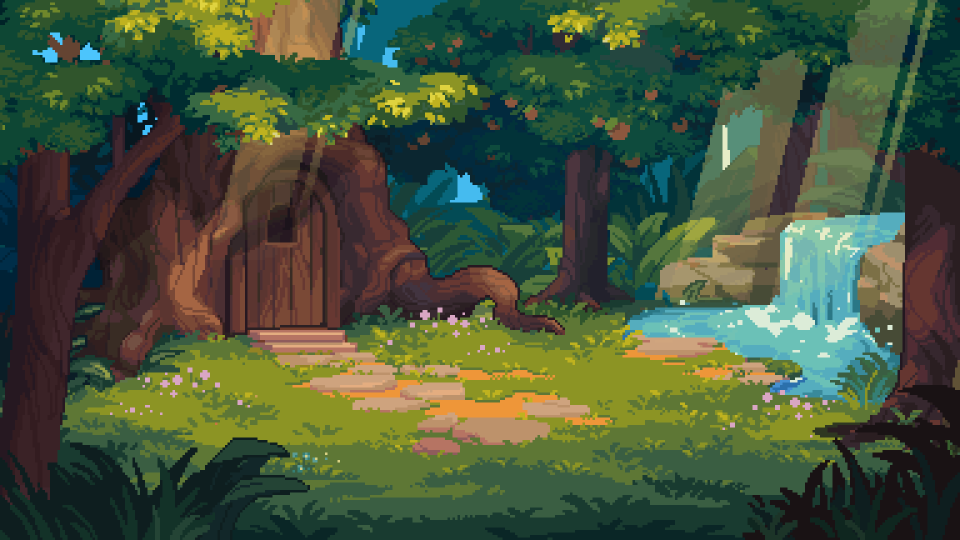
#> input picture kit/pause/assets/found_hd.gif, 1920 x 1080 px, found by its file name (shown at 1/2 size)
$ python r22.py
#> lines starting #> are read from the running program, lines starting #| are printed output that depends on the picture
### kit/fork_race2/hook.py
"""Standard Code Name hook band (Bennett: the hook makes or breaks the video).
usage:
    import sys; sys.path.insert(0, '<scratchpad>/pixellab/safezone'); from hook import hook_layer
    HOOK, HOOK_BOTTOM = hook_layer(['WHICH JAR IS', "CYRUS'S?"], accent=1, color=(255,214,60))
    frame.alpha_composite(HOOK)      # draw LAST (on top of everything) every frame
    # put content below HOOK_BOTTOM (typically ~450-470) and above y=1500
lines: 1-2 short lines of the original hook. accent: index of the line drawn in `color` (others white), or None.
sub: optional small secondary line (>=34px), drawn under the main lines.
"""
from PIL import Image, ImageDraw, ImageFont
import os
FONT = os.path.join(os.path.dirname(__file__), '../../npmfont/ps/package/files/PressStart2P.ttf')
W, H = 1080, 1920
X0, X1, Y0 = 70, 1025, 262
def _fit(lines, maxw, hi=80, lo=48):
    for s in range(hi, lo - 1, -2):
        f = ImageFont.truetype(FONT, s); d = ImageDraw.Draw(Image.new('L', (1, 1)))
        if all(d.textlength(l, font=f) + 2 * 9 <= maxw for l in lines): return f, s
    return ImageFont.truetype(FONT, lo), lo
# [20 lines left out: function hook_layer, not called in this run]
# [4 lines that do not run on import are left out]

### kit/fork_rc1/hook2.py
"""hook_layer with the comment prompt as a real second line of the band, at least 44px (RECUT_BRIEF rule).
Same look as safezone/hook.py; sub line is 44-52px, white, thinner stroke, separated by a thin divider."""
import sys, os
sys.path.insert(0, '/tmp/claude-0/-home-claude/3d9a853e-960c-501e-b487-63abffb4f487/scratchpad/pixellab/safezone')
from hook import _fit, FONT, W, H, X0, X1, Y0
from PIL import Image, ImageDraw, ImageFont
def hook_layer2(lines, accent=None, color=(255, 214, 60), sub=None, sub_color=(240, 240, 240), border=None, sub_max=52):
    lines = [l.upper() for l in lines][:2]
    f, s = _fit(lines, X1 - X0 - 40)
    gap = int(s * 0.38); pad = 26
    h = len(lines) * s + (len(lines) - 1) * gap + 2 * pad
    if sub:
        fs, ss = _fit([sub], X1 - X0 - 40, sub_max, 44)
        d0 = ImageDraw.Draw(Image.new('L', (1, 1)))
        assert d0.textlength(sub, font=fs) + 12 <= X1 - X0 - 30, ('sub too long for 44px', sub)
        h += ss + 34
    L = Image.new('RGBA', (W, H), (0, 0, 0, 0)); d = ImageDraw.Draw(L)
    d.rounded_rectangle([X0, Y0, X1, Y0 + h], 22, fill=(14, 10, 24, 232), outline=border or color, width=6)
    y = Y0 + pad
    for i, l in enumerate(lines):
        c = color if accent == i else (255, 255, 255)
        w = d.textlength(l, font=f)
        d.text(((X0 + X1) / 2 - w / 2, y), l, font=f, fill=c, stroke_width=9, stroke_fill=(10, 6, 18))
        y += s + gap
    if sub:
        y = y - gap + 14
        d.line([(X0 + 60, y), (X1 - 60, y)], fill=(color if border is None else border)[:3] + (120,), width=3)
        y += 18
        w = d.textlength(sub, font=fs)
        d.text(((X0 + X1) / 2 - w / 2, y), sub, font=fs, fill=sub_color, stroke_width=6, stroke_fill=(10, 6, 18))
    return L, Y0 + h
# [3 lines that do not run on import are left out]

### kit/fork1/common.py
import os, glob, math, json, subprocess, random
from PIL import Image, ImageDraw, ImageFont, ImageEnhance, ImageFilter
SP = '/tmp/claude-0/-home-claude/3d9a853e-960c-501e-b487-63abffb4f487/scratchpad/'
FONT = SP + 'npmfont/ps/package/files/PressStart2P.ttf'; A = SP + 'pause/assets/'; PL = SP + 'pixellab/'
W, H, FPS = 1080, 1920, 30
_fc = {}
def F(s):
    if s not in _fc: _fc[s] = ImageFont.truetype(FONT, s)
    return _fc[s]
def crop(im): return im.crop(im.getbbox())
def up(im, k): return im.resize((max(1, int(im.width * k)), max(1, int(im.height * k))), Image.NEAREST)
def layer(img, fn):
    L = Image.new('RGBA', img.size, (0, 0, 0, 0)); fn(ImageDraw.Draw(L)); img.alpha_composite(L)
def ctext(d, x, y, t, f, fill=(255, 255, 255), sw=6, a=255, sc=(20, 15, 35)):
    w = d.textlength(t, font=f); d.text((x - w / 2, y), t, font=f, fill=tuple(fill[:3]) + (a,), stroke_width=sw, stroke_fill=tuple(sc[:3]) + (a,))
# [18 lines left out: functions text_layer, gif_frames, not called in this run]
IDLE_FILE = {'joy': 'idle_0.gif', 'cyrus': 'idle_1.gif', 'ray': 'idle_2.gif', 'cleo': 'idle_3.gif', 'hollow': 'idle_9.gif'}
# [4 lines left out: function idle, not called in this run]
VIC = {'joy': 'vic_Victory_Pose.gif', 'cyrus': 'vic_VictoryPose_1_2f3491a2-9eb4-4ed3-a96d-f50d84bb993a.gif', 'cleo': 'vic_victoryPose.gif', 'ray': 'vic_victoryPose_1.gif', 'hollow': 'hollow-victory.gif'}
def vic(g, h): return gif_frames(A + VIC[g], h=h)
def seq(d, k=2, lo=1, hi=None):
    fs = sorted(glob.glob(d + '/*.png'))[lo:hi]
    return [up(Image.open(p).convert('RGBA'), k) for p in fs]
GUMK = ['mush', 'acv', 'mel', 'cre', 'gold']
def gummy(kind, k=2): return up(Image.open(PL + f'gummies/pick_{kind}.png').convert('RGBA'), k)
# [10 lines left out: function bg_frames, not called in this run]
class Writer:
    def __init__(self, path):
        self.p = subprocess.Popen(['ffmpeg', '-y', '-loglevel', 'error', '-f', 'rawvideo', '-pix_fmt', 'rgb24', '-s', f'{W}x{H}', '-r', str(FPS), '-i', '-',
                                   '-c:v', 'libx264', '-preset', 'veryfast', '-crf', '18', '-pix_fmt', 'yuv420p', path], stdin=subprocess.PIPE)
    def write(self, img): self.p.stdin.write(img.convert('RGB').tobytes())
    def close(self): self.p.stdin.close(); self.p.wait()
# [9 lines left out: functions mix, ship, not called in this run]
def sheet(mp4, out, n=8, cols=8):
    d = float(subprocess.run(['ffprobe', '-v', 'error', '-show_entries', 'format=duration', '-of', 'csv=p=0', mp4], capture_output=True, text=True).stdout)
    subprocess.run(['ffmpeg', '-y', '-loglevel', 'error', '-i', mp4, '-vf', f'fps={n}/{d},scale=270:480,tile={cols}x{max(1, n // cols)}', '-frames:v', '1', out])

### kit/fork_rc13/v22/r22.py
import sys, math, json, random, os
SP0 = '/tmp/claude-0/-home-claude/3d9a853e-960c-501e-b487-63abffb4f487/scratchpad/'
sys.path.insert(0, SP0 + 'fork1'); from common import *
sys.path.insert(0, SP0 + 'fork_rc2'); from rc2 import hook_layer2 as hook_layer
import numpy as np
from PIL import ImageFilter
# #22 Choose your path A, B or C: content pass (Bennett: "overcooked. Static path, camera scrolls up so you see the journey like the
# original video, just more detailed"). The three vines are now fixed in place and several screens tall; the camera starts on the
# A/B/C start in Liza's forest clearing and scrolls up the whole journey into the night sky, ending on the three prizes.
os.chdir(os.path.dirname(os.path.abspath(__file__)))
SEED = int(sys.argv[1]) if len(sys.argv) > 1 else 1
MODE = sys.argv[2] if len(sys.argv) > 2 else 'render'
HOOK, HB = hook_layer(['CHOOSE YOUR PATH'], accent=0, sub='COMMENT A, B OR C')
#> the loop in hook_layer2, `for i, l in enumerate(lines):` made 1 pass
#> w on pass 1: 816.5
#> after the loop in hook_layer2, `for i, l in enumerate(lines):`: y = 398
#> in hook_layer2, `y = y - gap + 14`: y = 382
#> in hook_layer2, `y += 18`: y = 400
#> in hook_layer2, `w = d.textlength(sub, font=fs)`: w = 537.8
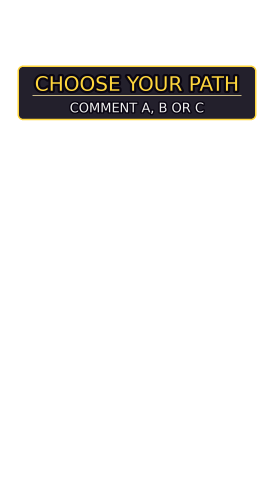
#> HOOK: PIL image 1080x1920 RGBA (shown at 1/4 size); mean R, G, B, A 5.5, 4.5, 3.4, 24.2; transparent parts drawn white
#> HB = 480
HOOK2, HB2 = hook_layer(['WHAT DID YOU GET?'], accent=0, sub='COMMENT YOUR LETTER')
#> the loop in hook_layer2 (call 2), `for i, l in enumerate(lines):` made 1 pass
#> (l, c, w, y) on pass 1: ('WHAT DID YOU GET?', (255, 214, 60), 829.7, 398)
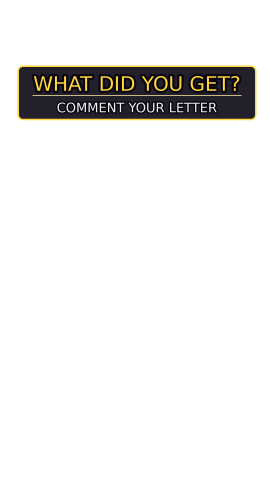
#> HOOK2: PIL image 1080x1920 RGBA (shown at 1/4 size); mean R, G, B, A 5.6, 4.6, 3.5, 24.2; transparent parts drawn white
#> HB2 = 480
# ---------------- world geometry (world y grows downward; camera 0 = final view)
HB = max(HB, HB2)
PCY = HB + 18 + 124                     # prize frame centres (final view, under the hook)
#> PCY = 622
TOPY = PCY + 124 + 64                   # vine tops
#> TOPY = 810
SPAN = int(os.environ.get('SPAN', '2300'))
BOTY = TOPY + SPAN                      # A/B/C nodes
#> BOTY = 3110
NODE_SCREEN0 = 1130                     # nodes' screen y in the opening view
CAM0 = BOTY - NODE_SCREEN0
#> CAM0 = 1980
WH = CAM0 + H
#> WH = 3900
SX = [230, 490, 750]; PRX = [200, 490, 780]
PERM = [1, 2, 0]                        # A->prize1 (chest), B->prize2 (gold gummy), C->prize0 (mushroom jar); never revealed
COL = [((255, 205, 60), (150, 100, 10)), ((180, 110, 255), (80, 40, 140)), ((70, 225, 200), (20, 110, 100))]
XL, XR = 112, 868                       # vines stay inside the safe zone (incl. the lower-right button notch)
NLOOP = int(os.environ.get('NLOOP', '0'))
# ---------------- static paths
def make_paths(seed):
    rng = random.Random(seed); P = []
    n = 2400
    for i in range(3):
        x0, x1 = SX[i], PRX[PERM[i]]
        terms = [(rng.uniform(120, 175), rng.uniform(1.4, 2.2), rng.uniform(0, 6.28)), (rng.uniform(25, 45), rng.uniform(3.0, 4.2), rng.uniform(0, 6.28))]   # gentler, fewer crossings (review: easy to trace)
        def xpre(s):
            env = min(1, s / 0.06, (1 - s) / 0.06) ** 1.5
            return x0 + (x1 - x0) * (3 * s * s - 2 * s ** 3) + sum(a * math.sin(2 * math.pi * fq * s + ph) for a, fq, ph in terms) * env
        cands = [0.14 + 0.02 * k for k in range(36)]
        cands = [c for c in cands if abs(xpre(c + 130 / SPAN) - 490) < 150]
        loops = []
        for c in rng.sample(cands, len(cands)):
            if len(loops) >= NLOOP: break
            if all(abs(c - l) > 0.22 for l in loops): loops.append(c)
        loops.sort()
        c = (XL + XR) / 2; hw = (XR - XL) / 2
        T_ = lambda x: c + hw * math.tanh((x - c) / hw)
        def xc(s):     # soft clamp, with the ends pinned exactly on the A/B/C node and the prize dot
            sm = s * s * (3 - 2 * s); return T_(xpre(s)) + (x0 - T_(x0)) * (1 - sm) + (x1 - T_(x1)) * sm
        bx = np.array([xc(k / n) for k in range(n + 1)]); by = np.array([BOTY - SPAN * k / n for k in range(n + 1)])
        ox = np.zeros(n + 1); oy = np.zeros(n + 1)
        for sL in loops:
            # a real loop in the path's own frame (tangent/normal at the loop), so it never shears into a kink
            k0, k1 = int(sL * n), int((sL + 300 / SPAN) * n); km = (k0 + k1) // 2
            tx, ty = bx[km + 3] - bx[km - 3], by[km + 3] - by[km - 3]; L = math.hypot(tx, ty); tx, ty = tx / L, ty / L
            nx, ny = -ty, tx
            if nx * (c - bx[km]) < 0: nx, ny = -nx, -ny
            b = 80
            for k in range(k0, k1 + 1):
                u = (k - k0) / (k1 - k0); th = 2 * math.pi * (u * u * (3 - 2 * u))     # eased phase: no cusp where the loop starts/ends
                ox[k] += tx * (-b * math.sin(th)) + nx * b * (1 - math.cos(th))
                oy[k] += ty * (-b * math.sin(th)) + ny * b * (1 - math.cos(th))
        pts = [(float(min(XR + 6, max(XL - 6, bx[k] + ox[k]))), float(by[k] + oy[k])) for k in range(n + 1)]
        P.append((pts, loops))
    return P
def score(P):
    # sample x by y on the loop-free parts; crossings per pair and near-parallel overlap
    ys = np.arange(TOPY + 60, BOTY - 60, 4)
    X = []
    for pts, _ in P:
        a = np.array(pts); order = np.argsort(a[:, 1]); X.append(np.interp(ys, a[order, 1], a[order, 0]))
    cross = []; bad = 0
    for i in range(3):
        for j in range(i + 1, 3):
            dx = X[i] - X[j]; cross.append(int(np.sum(np.sign(dx[1:]) != np.sign(dx[:-1]))))
            close = np.abs(dx) < 46; run = 0
            for c in close:
                run = run + 1 if c else 0
                if run * 4 > 70: bad += 1
    return cross, bad
if MODE == 'search':
    for sd in range(1, 80):
        P = make_paths(sd); c, b = score(P); print(sd, c, b)
    sys.exit()
PATHS = make_paths(SEED); print('seed', SEED, 'crossings/overlap', score(PATHS))
#> after the loop in make_paths, `for i in range(3):`: P = 3 items
#> after `PATHS = make_paths(SEED)`: PATHS = 3 items
# ---------------- camera
T_ARR = float(os.environ.get('TARR', '7.0')); T_SWAP = T_ARR + 0.8; DUR = T_SWAP + 1.3
def vprof(t):
    if t >= T_ARR: return 0.0
    a = 0.22 + 0.78 * min(1, t / 1.3)                      # already moving on frame 0
    d = min(1, (T_ARR - t) / 1.7); d = d * d * (3 - 2 * d)
    return a * d
_ts = np.arange(0, T_ARR + 1e-9, 1 / (FPS * 8)); _v = np.array([vprof(t) for t in _ts]); _cum = np.concatenate([[0], np.cumsum((_v[1:] + _v[:-1]) / 2) / (FPS * 8)])
_cum /= _cum[-1]
def cam(t): return CAM0 * (1 - np.interp(min(t, T_ARR), _ts, _cum))
print('scroll px', CAM0, 'cruise px/s', round(CAM0 / np.trapezoid(_v, _ts), 1))
#| scroll px 1980 cruise px/s 350.9
# ---------------- world art (pre-rendered once)
rng = random.Random(5)
SKY = Image.new('RGBA', (W, WH), (0, 0, 0, 255)); sk = np.zeros((WH, W, 4), np.uint8)
yv = np.linspace(0, 1, WH)[:, None]
top, mid, bot = np.array([14, 10, 34]), np.array([34, 20, 62]), np.array([16, 36, 44])
c = np.where(yv < 0.55, top + (mid - top) * (yv / 0.55), mid + (bot - mid) * ((yv - 0.55) / 0.45))
q = (np.floor(c / 4) * 4).astype(np.uint8)                  # banded, pixel-art style gradient
sk[..., :3] = q[:, None, :].repeat(W, 1) if q.ndim == 2 else q; sk[..., 3] = 255
#> after `sk[..., 3] = 255`:
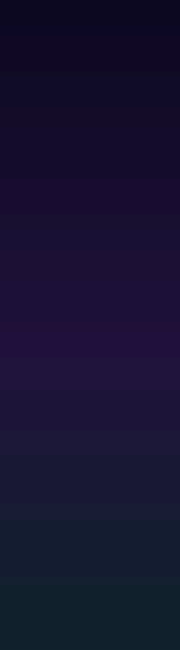
#> sk: shape (3900, 1080, 4) (shown at 1/6 size); mean of channels 0, 1, 2, 3 22.5, 18.7, 48.3, 255; drawn as R, G, B
SKY = Image.fromarray(sk, 'RGBA')
sd = ImageDraw.Draw(SKY)
STARS = []
for _ in range(260):
    x, y = rng.uniform(0, W), rng.uniform(0, WH - 1500); s = rng.choice([3, 3, 3, 6]); STARS.append((x, y, s, rng.uniform(0, 6.28)))
    sd.rectangle([x, y, x + s, y + s], fill=(200, 200, 235, 255) if s == 3 else (255, 245, 210, 255))
#> this loop made 260 passes
#> (x, y) on passes 1 to 3: (672.7, 1780.3), (838, 597.7), (122.3, 1125.8)
#> after the loop, STARS = 260 items, first 6: (672.7, 1780.3, 3, 5.28), (838, 597.7, 3, 5.66), (122.3, 1125.8, 3, 2.39), (110.1, 598.4, 3, 2.56), (196.6, 2081.9, 6, 1), (860.9, 333, 6, 0.796)
# pixel moon (behind the vines, upper right of the final view)
MX, MY, MR = 880, PCY + 520, 74
#> MX = 880; MY = 1142; MR = 74
for r_, col in ((MR + 30, (60, 50, 90, 255)), (MR + 14, (110, 100, 150, 255)), (MR, (245, 236, 200, 255))):
    sd.ellipse([MX - r_, MY - r_, MX + r_, MY + r_], fill=col)
#> this loop made 3 passes
#> (r_, col) on passes 1 to 3: (104, (60, 50, 90, 255)), (88, (110, 100, 150, 255)), (74, (245, 236, 200, 255))
for dx, dy, r_ in ((-22, -12, 14), (18, 20, 10), (26, -26, 7)): sd.ellipse([MX + dx - r_, MY + dy - r_, MX + dx + r_, MY + dy + r_], fill=(220, 208, 170, 255))
# soft pixel clouds
def cloud(d, x, y, w, col):
    for k in range(5):
        cx = x + (k - 2) * w / 5; r_ = w / 5 * (1.0 if k in (1, 2, 3) else 0.7)
        d.ellipse([cx - r_, y - r_ * 0.8, cx + r_, y + r_ * 0.6], fill=col)
    d.rectangle([x - w / 2, y, x + w / 2, y + w / 10], fill=col)
CLOUDS = [(rng.uniform(80, 1000), rng.uniform(PCY + 300, WH - 2300), rng.uniform(220, 380)) for _ in range(10)]
#> CLOUDS = [(152.8, 1210.3, 319.5), (678.6, 1040.5, 242.2), (531.9, 1387.9, 291.5), (607.4, 1540.4, 243.2), (326.4, 1256.8, 305.8), (908.2, 1298.5, 326), (466, 1453.7, 353.7), (350.1, 995.1, 261.5), (409, 1525.2, 262.3), (659, 1356.3, 373)]
cl = Image.new('RGBA', (W, WH), (0, 0, 0, 0)); cd = ImageDraw.Draw(cl)
for x, y, w in CLOUDS: cloud(cd, x, y, w, (70, 60, 110, 120)); cloud(cd, x - 10, y - 8, w * 0.8, (96, 84, 140, 110))
#> this loop made 10 passes
SKY.alpha_composite(cl)
# forest clearing (Liza's found_hd, the clean version without the Hollow) at the bottom of the world
FW = 540; FX = 500
fg = Image.open(A + 'found_hd.gif'); FOREST = []
#> further down, fg is the input picture: PIL image 1920x1080 P; mean R, G, B 69.9, 85.3, 59.2
FMASK = Image.new('L', (W, 2160), 255); fm = ImageDraw.Draw(FMASK)
for y in range(0, 300): fm.line([(0, y), (W, y)], fill=int(255 * (y / 300) ** 1.4))
for i in range(0, fg.n_frames, 2):
    fg.seek(i); f = fg.convert('RGB').crop((FX, 0, FX + FW, 1080)).resize((W, 2160), Image.NEAREST)
    f = ImageEnhance.Brightness(f).enhance(0.62).convert('RGBA'); f.putalpha(FMASK); FOREST.append(f)
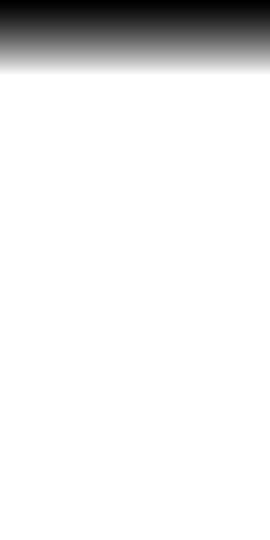
#> FMASK: PIL image 1080x2160 L (shown at 1/4 size); min 0, max 255, mean 234.2
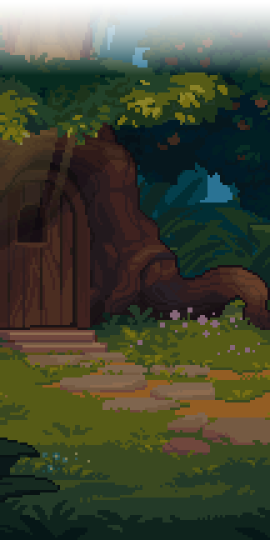
#> f: PIL image 1080x2160 RGBA (shown at 1/4 size); mean R, G, B, A 50.4, 56.3, 36.4, 234.2; transparent parts drawn white
#> fg: PIL image 1920x1080 RGB
#> after the loop, FOREST = 12 items
FY = WH - 2160
#> FY = 1740
# vines: glow + body + leaves + flowers, drawn at half res and doubled (chunky pixels)
VL = Image.new('RGBA', (W // 2, WH // 2), (0, 0, 0, 0)); vd = ImageDraw.Draw(VL)
GLOW = Image.new('RGBA', (W // 2, WH // 2), (0, 0, 0, 0)); gd = ImageDraw.Draw(GLOW)
for i, (pts, _) in enumerate(PATHS):
    hp = [(x / 2, y / 2) for x, y in pts]; c_, dk = COL[i]
    gd.line(hp, fill=c_ + (90,), width=34, joint='curve')
#> this loop made 3 passes
#> (c_, dk) on passes 1 to 3: ((255, 205, 60), (150, 100, 10)), ((180, 110, 255), (80, 40, 140)), ((70, 225, 200), (20, 110, 100))
GLOW = GLOW.filter(ImageFilter.GaussianBlur(7))
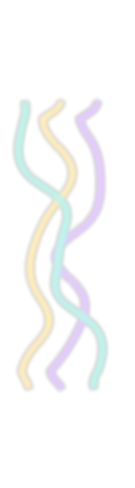
#> GLOW: PIL image 540x1950 RGBA (shown at 1/4 size); mean R, G, B, A 19.7, 21.5, 20.1, 10.6; transparent parts drawn white
for i, (pts, _) in enumerate(PATHS):
    hp = [(x / 2, y / 2) for x, y in pts]; c_, dk = COL[i]
    lt = tuple(min(255, v + 70) for v in c_)
    vd.line(hp, fill=(18, 10, 28, 255), width=22, joint='curve')
    vd.line(hp, fill=dk + (255,), width=17, joint='curve')
    vd.line(hp, fill=c_ + (255,), width=11, joint='curve')
    vd.line([(x - 2.5, y - 1.5) for x, y in hp], fill=lt + (255,), width=3, joint='curve')
    # leaves in pairs along the vine + small flowers
    acc = 0; side = 1
    for k in range(1, len(hp) - 1):
        acc += math.hypot(hp[k][0] - hp[k - 1][0], hp[k][1] - hp[k - 1][1])
        if acc < 26 or k < 30 or k > len(hp) - 30: continue
        acc = 0; side = -side
        x, y = hp[k]; tx, ty = hp[k + 1][0] - hp[k - 1][0], hp[k + 1][1] - hp[k - 1][1]; L = math.hypot(tx, ty) or 1; tx, ty = tx / L, ty / L
        nx, ny = -ty * side, tx * side
        bx, by = x + nx * 9, y + ny * 9
        tipx, tipy = bx + nx * 9 - tx * 6, by + ny * 9 - ty * 6
        leaf = [(bx, by), (bx + nx * 4 + tx * 4, by + ny * 4 + ty * 4), (tipx, tipy), (bx + nx * 4 - tx * 5, by + ny * 4 - ty * 5)]
        vd.polygon(leaf, fill=(46, 120, 60, 255), outline=(14, 40, 22, 255))
        vd.line([(bx, by), ((bx + tipx) / 2, (by + tipy) / 2)], fill=(110, 190, 90, 255), width=1)
        if rng.random() < 0.22:
            fx_, fy_ = x - nx * 10, y - ny * 10
            vd.rectangle([fx_ - 3, fy_ - 1, fx_ + 3, fy_ + 1], fill=lt + (255,)); vd.rectangle([fx_ - 1, fy_ - 3, fx_ + 1, fy_ + 3], fill=lt + (255,))
            vd.point((fx_, fy_), fill=(255, 255, 255, 255))
#> this loop made 3 passes
#> (c_, dk, lt) on passes 1 to 3: ((255, 205, 60), (150, 100, 10), (255, 255, 130)), ((180, 110, 255), (80, 40, 140), (250, 180, 255)), ((70, 225, 200), (20, 110, 100), (140, 255, 255))
VINES = Image.alpha_composite(GLOW, VL).resize((W, WH), Image.NEAREST)
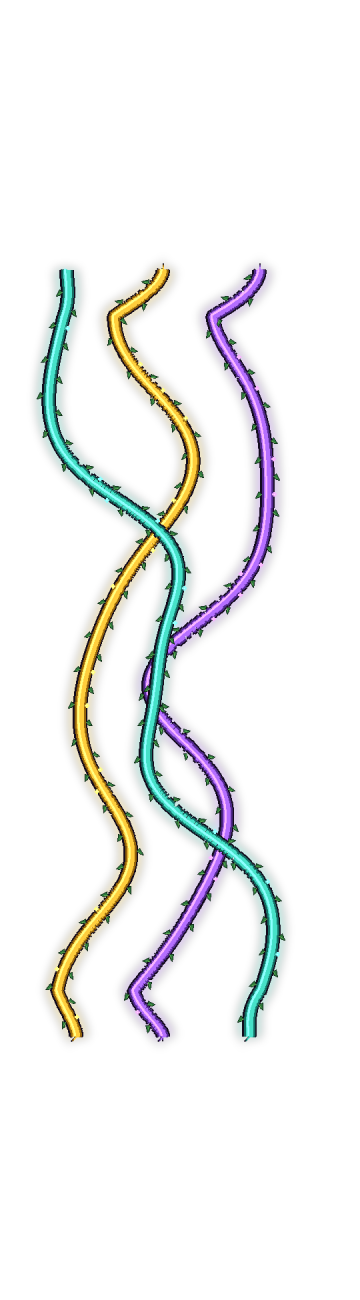
#> VINES: PIL image 1080x3900 RGBA (shown at 1/3 size); mean R, G, B, A 16.9, 18.3, 17.2, 25.4; transparent parts drawn white
if MODE == 'world':
    wv = SKY.copy(); wv.alpha_composite(VINES); wv = wv.crop((0, TOPY - 200, W, BOTY + 100)).convert('RGB')
    wv.resize((wv.width // 4, wv.height // 4)).save(f'world_{SEED}.png'); wv.save(f'worldfull_{SEED}.png'); sys.exit()
# scattered product gummies in the world (fixed, give the scroll a sense of travel), kept off the vines
GK = ['mush', 'mel', 'cre']; GSM = {k: gummy(k, 2) for k in GK}
#> (the run stopped early here; a loop or call above may not have finished)
